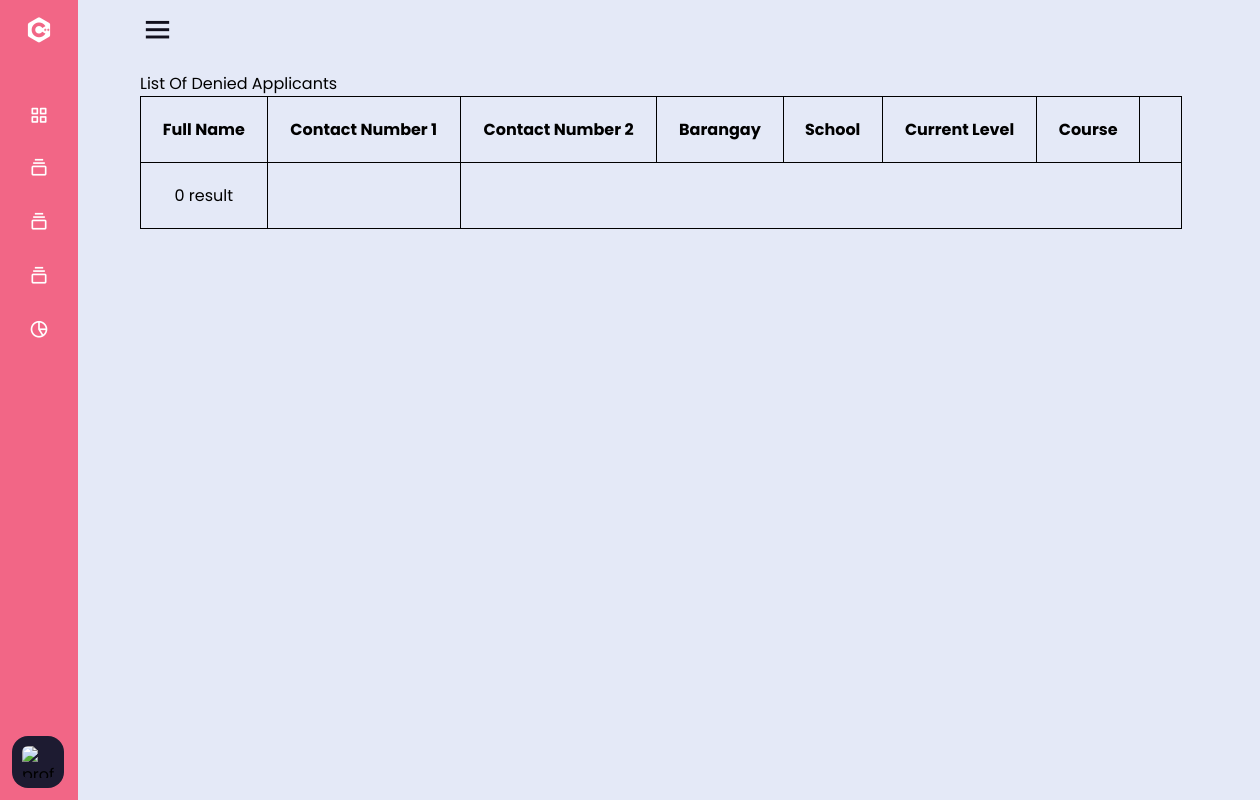
Page /applicantDenied.php (signed in) on the earlier database version.
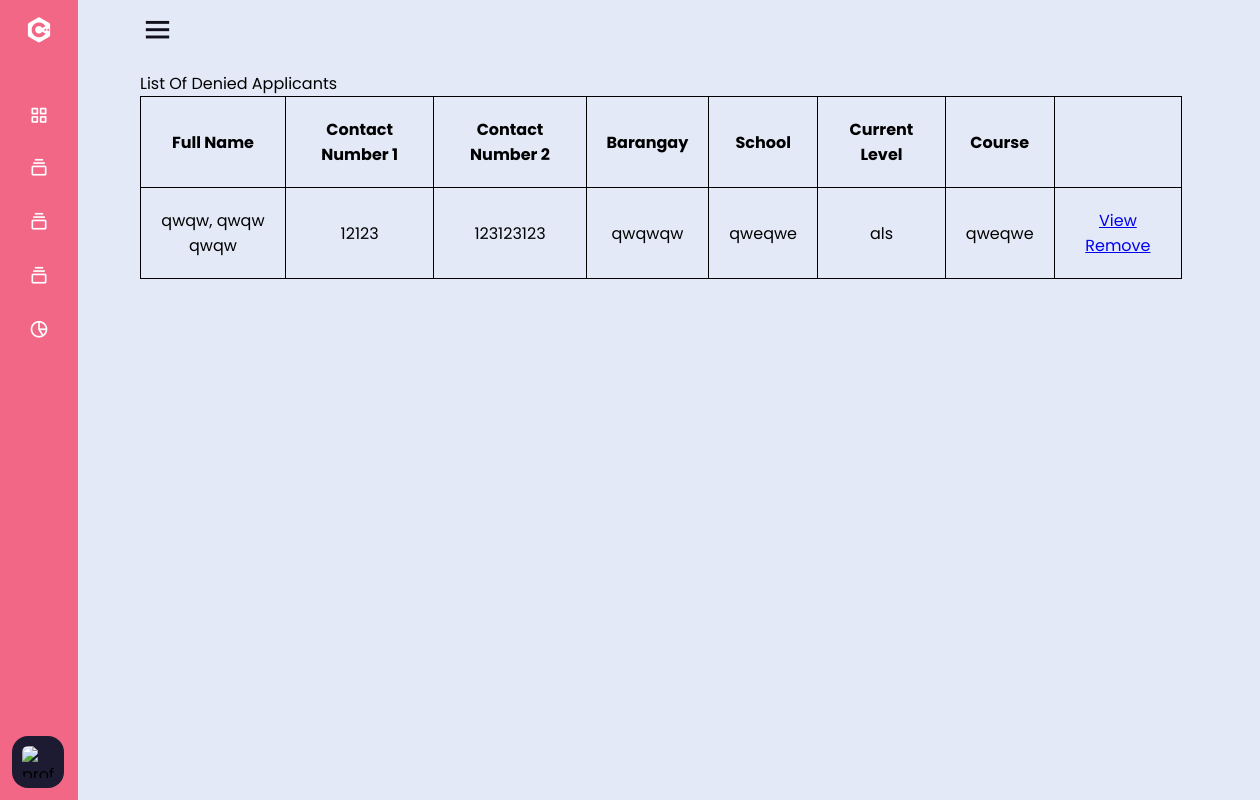
Same page on the later database version.
### tables this page shows
CREATE TABLE `registration` (
  `fullName` varchar(255) NOT NULL,
  `lastName` varchar(50) NOT NULL,
  `firstName` varchar(50) NOT NULL,
  `middleName` varchar(50) NOT NULL,
  `status` varchar(100) NOT NULL,
  `gender` varchar(10) NOT NULL,
  `civilStatus` varchar(10) NOT NULL,
  `voter` varchar(5) NOT NULL,
  `birthDate` date NOT NULL,
  `birthPlace` varchar(100) NOT NULL,
  `citizenship` varchar(10) NOT NULL,
  `fullAddress` varchar(255) NOT NULL,
  `houseAddress` varchar(100) NOT NULL,
  `streetAddress` varchar(100) NOT NULL,
  `barangayAddress` varchar(100) NOT NULL,
  `contactNum1` int(20) NOT NULL,
  `contactNum2` int(20) NOT NULL,
  `2x2Pic` longblob NOT NULL,
  `signaturePic` longblob NOT NULL,
  `schoolName` varchar(100) NOT NULL,
  `schoolAddress` varchar(100) NOT NULL,
  `schoolType` varchar(10) NOT NULL,
  `course` varchar(50) NOT NULL,
  `yearLevel` varchar(50) NOT NULL,
  `fatherName` varchar(100) NOT NULL,
  `fatherStatus` varchar(20) NOT NULL,
  `fatherAddress` varchar(100) NOT NULL,
  `fatherContact` int(20) NOT NULL,
  `fatherOccupation` varchar(50) NOT NULL,
  `fatherEduc` varchar(50) NOT NULL,
  `motherName` varchar(100) NOT NULL,
  `motherStatus` varchar(50) NOT NULL,
  `motherAddress` varchar(100) NOT NULL,
  `motherContact` int(20) NOT NULL,
  `motherOccupation` varchar(50) NOT NULL,
  `motherEduc` varchar(50) NOT NULL,
  `guardianName` varchar(100) NOT NULL,
  `guardianAddress` varchar(100) NOT NULL,
  `guardianContact` int(20) NOT NULL,
  `guardianOccupation` varchar(50) NOT NULL,
  `guardianEduc` varchar(50) NOT NULL,
  `sizeFamily` int(50) NOT NULL,
  `annualGross` int(100) NOT NULL
);

### include/selectDb.php (called while the page is built, shortened)
<?php
include 'dbConnection.php';
$getApplicantDenied = "SELECT * FROM registration WHERE status = 'denied'";
$resultGetApplicantDenied = mysqli_query($conn, $getApplicantDenied);

### applicantDenied.php (the view, shortened to what this page needs)
<!DOCTYPE html>
<html lang="en">
<head>
</head>
<body>
    <?php
    include 'include/nav.php';
    include 'include/selectDb.php';
    ?>
    <section class="home-section">
        <caption>List Of Denied Applicants</caption>
        <table>
            <tr>
                <th>Full Name</th>
                <th>Contact Number 1</th>
                <th>Contact Number 2</th>
                <th>Barangay</th>
                <th>School</th>
                <th>Current Level</th>
                <th>Course</th>
                <th></th>
            </tr>
            <?php
            if ($resultGetApplicantDenied->num_rows > 0) {
                while ($row = $resultGetApplicantDenied->fetch_assoc()) {
            ?>
                    <tr>
                        <td><?php echo $row['fullName']; ?></td>
                        <td><?php echo $row['contactNum1']; ?></td>
                        <td><?php echo $row['contactNum2']; ?></td>
                        <td><?php echo $row['barangayAddress']; ?></td>
                        <td><?php echo $row['schoolName']; ?></td>
                        <td><?php echo $row['yearLevel']; ?></td>
                        <td><?php echo $row['course']; ?></td>
                        <td>
                            <a href="applicantView.php?id=<?php echo $row['fullName']; ?>">View</a>
                            <a href="applicantRemove.php?id=<?php echo $row['fullName']; ?>">Remove</a>
                        </td>
                    </tr>
            <?php
                }
                echo "</table>";
            } else {
                echo "<tr><td>" . "0 result" . "</td><td></table>";
            }
            ?>
    </section>
</body>
</html>

Differences in the rows shown:
now on this page (row edited): registration: fullName "qwqw, qwqw qwqw", contactNum1 "12123", contactNum2 "123123123", barangayAddress "qwqwqw", schoolName "qweqwe", yearLevel "als", course "qweqwe"
Other differences:
text no longer shown: "0 result"
